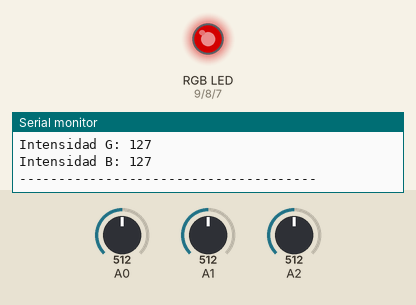
Simulated run of this sketch. Board: Arduino Uno, built with avr-gcc and run on an emulated ATmega328P. Shown: an RGB LED mixed from three pins (HIGH = lit), the last lines printed to the serial monitor. The test bench sets the inputs (shaded band); at power-on: A0 = 512, A1 = 512, A2 = 512. Dim RGB values are drawn brighter than linear.

Above: at 1.8 s.
1.9 s: A0 set to 716
At 2.8 s:
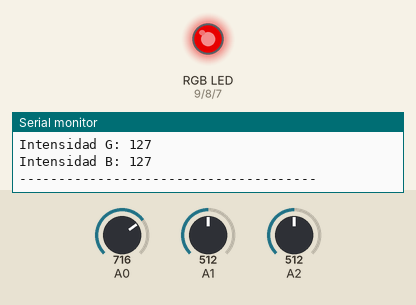
3.6 s: A1 set to 523
At 5.5 s:
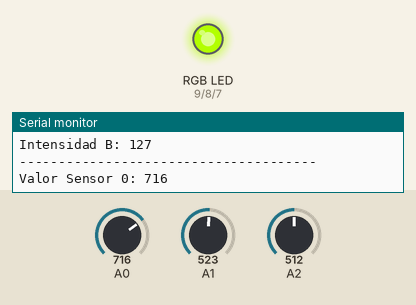
5.8 s: A2 set to 527
At 7.2 s:
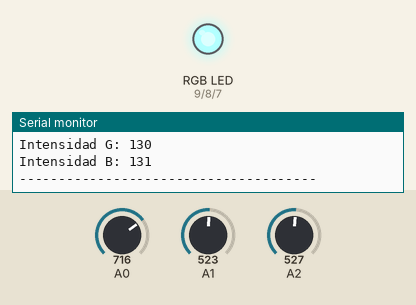
8.0 s: A1 set to 511
At 9.9 s:
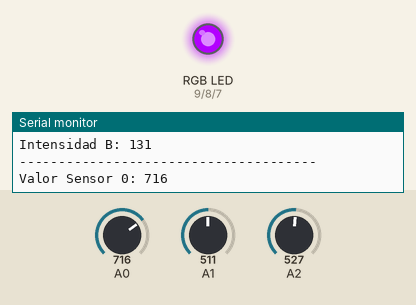
10.2 s: A0 set to 900
At 11.7 s:
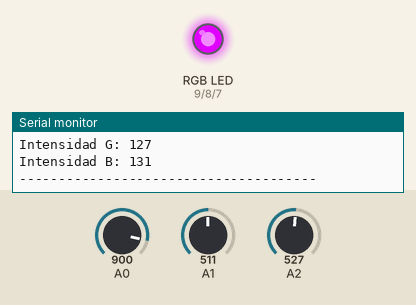
12.4 s: A2 set to 511
At 14.6 s:
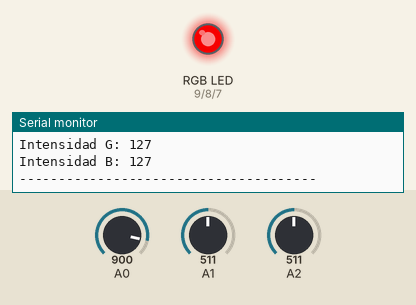
Timing chart, 0 to 15.6 s (numbered marks = the images above; inputs shaded):
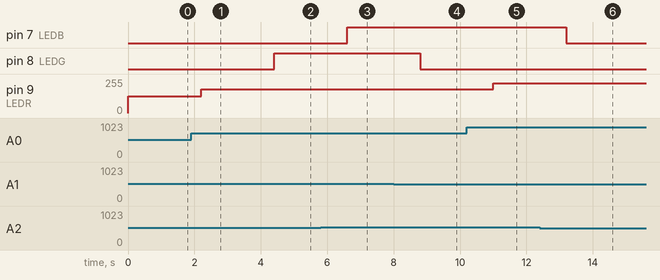

Measured:
- the behaviour switches between 513 and 514 on A1 (found by bisection; images 1 and 2)
- the behaviour switches between 513 and 514 on A2 (found by bisection; images 2 and 3)
- after the input at 1.9 s, pin 9 (LEDR): 127/255 → 178/255 after 0.30 s
- after the input at 3.6 s, pin 8 (LEDG): LOW → HIGH after 0.80 s
- after the input at 5.8 s, pin 7 (LEDB): LOW → HIGH after 0.80 s
- after the input at 8.0 s, pin 8 (LEDG): HIGH → LOW after 0.80 s
- after the input at 10.2 s, pin 9 (LEDR): 178/255 → 224/255 after 0.80 s
- after the input at 12.4 s, pin 7 (LEDB): HIGH → LOW after 0.79 s

The sketch:

PotenciometroLEDRGB.ino
```cpp
#define LEDR 9
#define LEDG 8
#define LEDB 7
int intensidadR = 0;
int intensidadG = 0;
int intensidadB = 0;

void setup()
{
    Serial.begin(9600);
    pinMode(LEDR, OUTPUT);
    pinMode(LEDG, OUTPUT);
    pinMode(LEDB, OUTPUT);
}

void loop()
{
    int valSensor0 = analogRead(A0);
    int valSensor1 = analogRead(A1);
    int valSensor2 = analogRead(A2);

    int intensidadR = map(valSensor0, 0, 1023, 0, 255);
    int intensidadG = map(valSensor1, 0, 1023, 0, 255);
    int intensidadB = map(valSensor2, 0, 1023, 0, 255);

    analogWrite(LEDR, intensidadR);
    analogWrite(LEDG, intensidadG);
    analogWrite(LEDB, intensidadB);

    Serial.println("Valor Sensor 0: " + String(valSensor0));
    Serial.println("Valor Sensor 1: " + String(valSensor1));
    Serial.println("Valor Sensor 2: " + String(valSensor2));
    Serial.println("Intensidad R: " + String(intensidadR));
    Serial.println("Intensidad G: " + String(intensidadG));
    Serial.println("Intensidad B: " + String(intensidadB));
    Serial.println("--------------------------------------");

    delay(1000);
}
```
